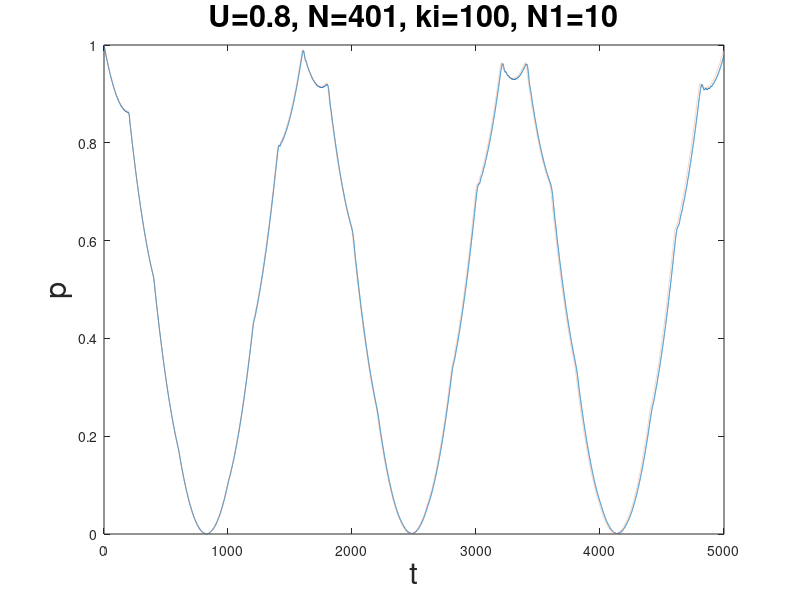

MATLAB code to generate this figure:
% reflection of a bloch state by a barrier; numerics vs analytic
% 2016.01.11
clear all; close all; clc; myfont = 22;

L = 200;   N = 2*L+1;
ki = 100;
U = 0.8;
dt = 0.1;     Tmax = 50000;
plist = zeros(1, 1+Tmax);

xlist = -L:L;
xlist = xlist';
psi0 = (1/sqrt(N))*exp(i*(2*pi*ki/N)*xlist);

H = zeros(N, N);
for s= 1:(N-1)
    H(s,s+1) = -1;     H(s+1,s) = -1;
end
H(1,N) = -1;  H(N,1) = -1;
H(L+1, L+1) = U;

[VV,DD] = eig(H);
dd = diag(DD);

plist(1) =1;
psi1 = VV'*psi0;

% psik = fftshift(fft(psi0));
% denk = abs(psik).^2;
% h = figure;
% hplot= plot(-L:L, denk, '*');
for s = 1:Tmax
    psi = VV*(exp(-i*dt*s*dd).*psi1);
    plist(s+1) = abs(psi'*psi0)^2;

%     psik = fftshift(fft(psi));
%     denk = abs(psik).^2;
%     set(hplot ,'ydata',denk );
%     drawnow                     %updates the display
end

N1 = 10;
dim = 2*(2*N1+1);
Heff = zeros(dim, dim);
for s = 1:(2*N1+1)
    Heff(s,s) = -2*cos(2*pi*(ki+s-N1-1)/N);
    Heff(s+2*N1+1, s+2*N1+1) = -2*cos(2*pi*(-ki+s-N1-1)/N);
end
Heff = Heff + (U/N)*ones(dim, dim);
v0 = zeros(dim, 1);
v0 (N1+1)= 1;
[VVV,DDD]= eig(Heff);
ddd = diag(DDD);
v0 = VVV'*v0;
plist3 = zeros(1, 1+ Tmax);
for s = 1: length(plist3)
    v = VVV*(exp(-i*dt*(s-1)*ddd).*v0);
    plist3(s) = abs(v(N1+1))^2;
end

h1 = figure;
plot(dt*(0:Tmax), plist, dt*(0:Tmax), plist3, ':')
xlabel('t','fontsize',myfont);
ylabel('p','fontsize',myfont);
str = strcat ('U=', num2str(U),', N=',num2str(N),', ki=',num2str(ki), ', N1=',num2str(N1));
title(str,'fontsize',myfont)